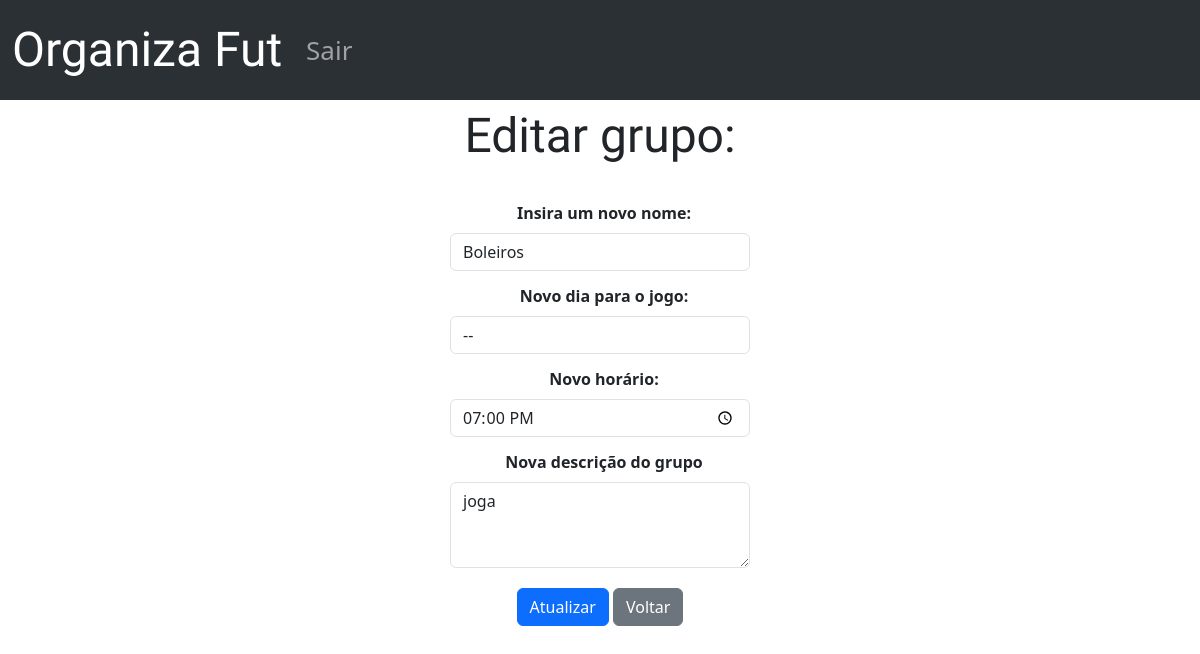
The page /editarGrupo.php?idGrupo=4 on the database its author committed.
### tables this page shows
CREATE TABLE `grupo` (
  `idGrupo` int(11) NOT NULL,
  `nomeGrupo` varchar(45) NOT NULL,
  `diaSemana` varchar(20) NOT NULL,
  `horaJogo` time NOT NULL,
  `descricaoGrupo` varchar(300) NOT NULL,
  `idCriador` int(11) NOT NULL
);

### editarGrupo.php (the view, shortened to what this page needs)
<!DOCTYPE html>
<html lang="en" data-bs-theme="light">
<head>
    <link rel="stylesheet" href="css/bootstrap.min.css">
    <link rel="stylesheet" href="https://cdnjs.cloudflare.com/ajax/libs/font-awesome/4.7.0/css/font-awesome.min.css">
    <link rel="stylesheet" href="css/styledashboard.css">
</head>
<body>
    <div class="containerMenu text-center d-lg-block">
        <div class="row">
            <div class="col-12">
                <nav class="navbar navbar-expand-lg bg-body-tertiary" data-bs-theme="dark">
                    <div class="container-fluid">
                        <a class="navbar-brand" href="dashboard.php">
                            Organiza Fut
                        </a>
                        <div class="collapse navbar-collapse" id="navbarNavAltMarkup">
                            <div class="navbar-nav text-end">
                                <a class="nav-link" href="logout.php">Sair</a>
                            </div>
                        </div>
                    </div>
                </nav>
            </div>
        </div>
    </div>
    <?php
    include('config.php');
    $idGrupo = "";
    if (isset($_GET['idGrupo'])) {
        $idGrupo = $_GET['idGrupo'];
    }
    $sql = "SELECT * FROM grupo WHERE idGrupo = ?";
    $stmt = $conn->prepare($sql);
    $stmt->bind_param("i", $idGrupo);
    $stmt->execute();
    $result = $stmt->get_result();
    $row = $result->fetch_object();
    ?>
    <div class="row">
        <div class="col-12 text-center">
            <p class="nGrup">Editar grupo: </p>
        </div>
    </div>
    <main class="w-100 m-auto form-container">
        <div class="row">
            <div class="col-12 text-center">
                <form class="editAtulizar" action="salvargrupo.php" method="POST">
                    <div class="form-group col-lg-12">
                        <label for="nomeGrupo"><strong>Insira um novo nome: </strong></label>
                        <input type="text" name="nomeGrupo" id="nomeGrupo" class="form-control" value="<?php echo isset($row->nomeGrupo) ? $row->nomeGrupo : ''; ?>">
                    </div>
                    <div class="form-group col-lg-12">
                        <label for="diaSemana"><strong>Novo dia para o jogo: </strong></label>
                        <select id="diaSemana" name="diaSemana" class="form-control">
                            <option value=""> -- </option>
                        </select>
                    </div>
                    <div class="form-group col-lg-12">
                        <label for="horaJogo"><strong>Novo horário: </strong></label>
                        <input type="time" name="horaJogo" id="horaJogo" class="form-control" value="<?php echo isset($row->horaJogo) ? $row->horaJogo : ''; ?>" placeholder="00:00">
                    </div>
                    <div class="form-group col-lg-12">
                        <label for="descricaoGrupo"><strong>Nova descrição do grupo</strong></label>
                        <textarea class="form-control" id="descricaoGrupo" name="descricaoGrupo" rows="3"><?php echo isset($row->descricaoGrupo) ? $row->descricaoGrupo : ''; ?></textarea>
                    </div>
                    <div class="btnAtualiza">
                        <button type="submit" class="btn btn-primary w-90">Atualizar</button>
                        <a href="seusGrupos.php" class="btn btn-secondary w-90">Voltar</a>
                    </div>
                </form>
            </div>
        </div>
    </main>
</body>
</html>

### css/styledashboard.css (style rules this page uses)
* { margin: 0; padding: 0; }
.navbar-brand { font-family: "Sedgwick Ave Display", cursive; font-weight: 400; font-style: normal; }
.navbar { height: 100px; font-size: 26px; }
.navbar-brand { font-size: 3rem; }
.form-container { max-width: 300px; padding: auto; }
label { margin: 13px 0 8px 8px; }
.nGrup { font-family: "Sedgwick Ave Display", cursive; font-weight: 400; font-style: normal; font-size: 3rem; }
.btnAtualiza { margin-top: 20px; }

### editarGrupo.php (style rules this page uses)
.btn { position: relative; top: 300%; }

### rows shown on the page
grupo: nomeGrupo "Boleiros", horaJogo "19:00:00", descricaoGrupo "joga"
